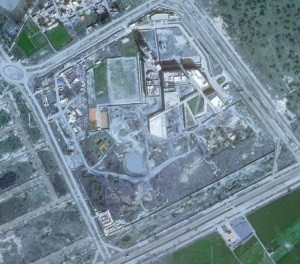
#> input picture Lab 3/sat_image_plaksha.jpg, 300 x 264 px
$ jupyter execute --allow-errors lab3.ipynb
#> lines starting #> are read from the running program, lines starting #| are printed output that depends on the picture
# Lab 3

By Niksh Hiremath (U20240158)

## 1. Code

### Importing libraries

[cell 1]
import cv2
import matplotlib.pyplot as plt
import numpy as np

### Reading image

[cell 2]
IMAGE_PATH = "sat_image_plaksha.jpg"

[cell 3]
# Reading as RGB image directly (not BGR image).
img = cv2.imread(IMAGE_PATH, cv2.IMREAD_COLOR_RGB)
#> img is the input picture: shape (264, 300, 3); mean B, G, R 148, 136.2, 116.6

plt.imshow(img)
plt.title("Original Image")
plt.axis("off")
plt.show()

### Converting image to grayscale

[cell 4]
# Converts RGB image to Grayscale color space.
gray_img = cv2.cvtColor(img, cv2.COLOR_RGB2GRAY)
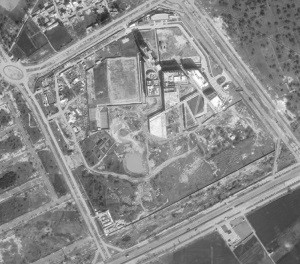
#> gray_img: shape (264, 300); min 35, max 254, mean 137.5

plt.imshow(gray_img, cmap="gray")
plt.title("Grayscale Image")
plt.axis("off")
plt.show()

### Converting image to double precision

[cell 5]
double_img = gray_img.astype(np.float64)

### Computing the mean of each column (pixels) and subtract it from the image

[cell 6]
M = np.mean(double_img, axis=0)
#> M = 300 values, max 159.2 at index 157, min 111.7 at index 298, mean 137.5
mean_subtracted_img = double_img - M
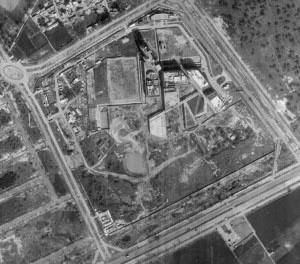
#> mean_subtracted_img: shape (264, 300) float64; min -103, max 127.4, mean 0; drawn with min black and max white

plt.imshow(mean_subtracted_img, cmap="gray")
plt.title("Mean Subtracted Image")
plt.axis("off")
plt.show()

### Computing the covariance matrix

[cell 7]
cov_matrix = np.cov(mean_subtracted_img, rowvar=False)
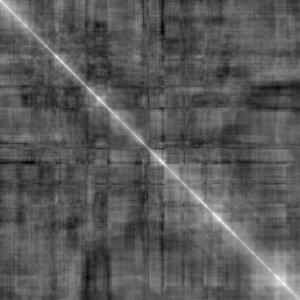
#> cov_matrix: shape (300, 300) float64; min -715.1, max 1729.1, mean 145.8; drawn with min black and max white

cov_matrix

### Calculating eigenvalues and eigenvectors

[cell 8]
eigenvalues, eigenvectors = np.linalg.eig(cov_matrix)

print(f"Number of eigenvalues: {len(eigenvalues)}")
#| Number of eigenvalues: 300

### Sorting eigenvectors based on eigenvalues

[cell 9]
sorted_indices = np.argsort(eigenvalues)
#> sorted_indices = 300 values, max 299 at index 21, min 0 at index 299, mean 149.5

sorted_eigenvalues = eigenvalues[sorted_indices]
sorted_eigenvectors = eigenvectors[:, sorted_indices]

### Number of principal components to keep

[cell 10]
num_components = [10, 20, 30, 40, 50, 60, 91, 300]

### Reconstructing image

[cell 11]
output_images = []

#> (a cell that did not finish here is left out)

### Displaying results

[cell 13]
fig = plt.figure(figsize=(12, 8))
fig.suptitle("Dimensionality Reduction using PCA")

ncols = 4
nrows = len(num_components) // ncols + (len(num_components) % ncols > 0)

for i, (n, pca_img) in enumerate(zip(num_components, output_images), start=1):
    ax = fig.add_subplot(nrows, ncols, i)
    ax.imshow(pca_img, cmap="gray")
    ax.set_title(f"PCA Dim: {n}")
    ax.axis("off")

plt.tight_layout()
plt.show()

### Using PCA to see how 91 dimensions explain 95% variance

[cell 14]
from sklearn.decomposition import PCA

[cell 15]
pca = PCA(n_components=91)

pca.fit(mean_subtracted_img)

[cell 16]
print("Explained variance ratio for each component:")
print(pca.explained_variance_ratio_)

[cell 17]
print(
    f"Explained variance ratio for 91 components: {np.sum(pca.explained_variance_ratio_) * 100:.2f}%"
)

## 2. Report

### Consolidated Graphs

[cell 18]
fig = plt.figure()
fig.suptitle("Reference Images")

ax = fig.add_subplot(1, 2, 1)
ax.imshow(img)
ax.set_title("Original Image")
ax.axis("off")

ax = fig.add_subplot(1, 2, 2)
ax.imshow(gray_img, cmap="gray")
ax.set_title("Grayscale Image")
ax.axis("off")

plt.tight_layout()
plt.show()
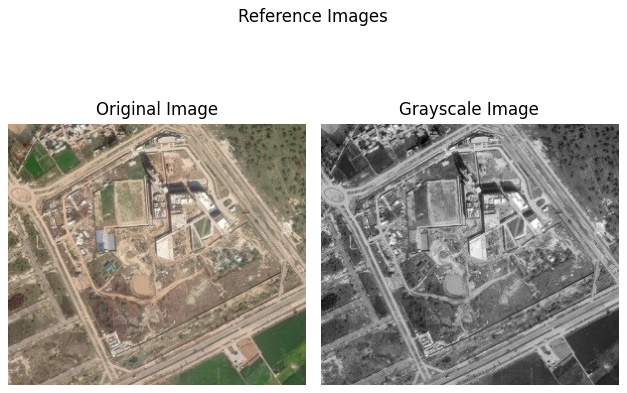
#> figure drawn by matplotlib, 2 panels; B, G, R data is drawn as R, G, B

fig = plt.figure(figsize=(12, 8))
fig.suptitle("Dimensionality Reduction using PCA")

ncols = 4
nrows = len(num_components) // ncols + (len(num_components) % ncols > 0)

for i, (n, pca_img) in enumerate(zip(num_components, output_images), start=1):
    ax = fig.add_subplot(nrows, ncols, i)
    ax.imshow(pca_img, cmap="gray")
    ax.set_title(f"PCA Dim: {n}")
    ax.axis("off")

plt.tight_layout()
plt.show()
